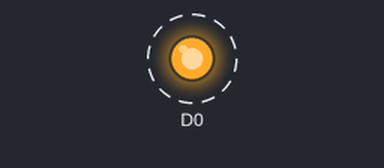
Recording of a sketch running on a simulated ESP8266 (NodeMCU). Shown: output pins drawn as LEDs (lit = HIGH). Dashed ring = blinking. What the sketch prints to the serial monitor is not drawn.

Above: at 0.2 s.
Timing chart, 0 to 3.0 s (numbered marks = the images above):
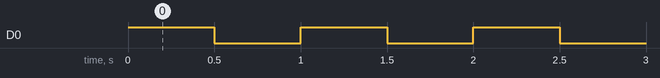

Measured:
- by itself, D0: alternates HIGH for 0.50 s and LOW for 0.50 s

The sketch:

test_nodemcu.ino
```cpp
void setup()
{
  pinMode(D0, OUTPUT);
  Serial.begin(115200);

}
void loop()
{
  digitalWrite(D0, HIGH);
  Serial.println("ON");
  delay(500);
  digitalWrite(D0, LOW);
  Serial.println("OFF");
  delay(500);
}
```
